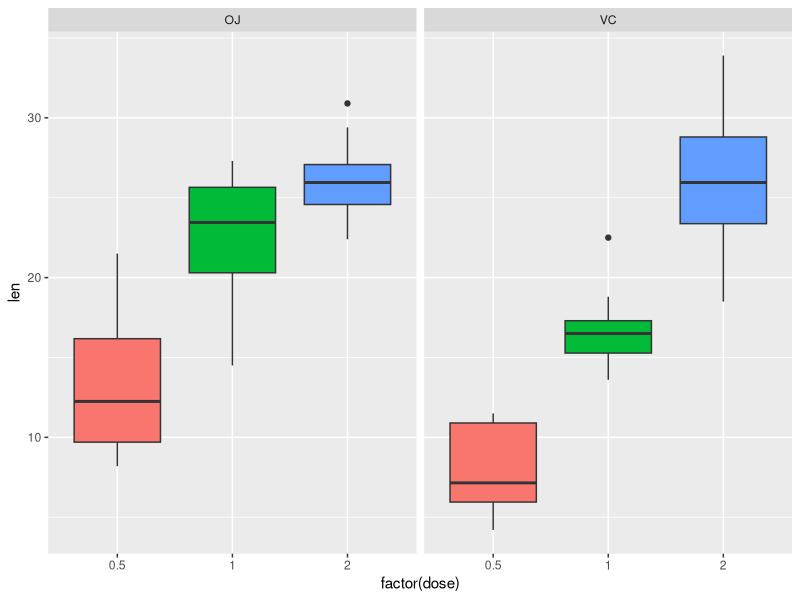

This chart was generated by the following R code: (Note: this script raises an error after producing the figure.)
## ---- chunk 1
library(knitr)
library(ggplot2)
## ---- chunk 2
opts_chunk$set(eval = TRUE)
opts_chunk$set(echo = TRUE)
opts_chunk$set(fig.height = 3.5)
## ---- chunk 3
par(mfrow = c(1,2))
p1 <- ggplot(ToothGrowth, aes(x = factor(dose), y = len, fill = factor(dose))) 
p1 + geom_boxplot() + guides(fill=FALSE) + facet_grid(. ~ supp)

## ---- chunk 4
# split the data up by dosages
d0.5 <- subset(ToothGrowth, dose == 0.5)
d1.0 <- subset(ToothGrowth, dose == 1.0)
d2.0 <- subset(ToothGrowth, dose == 2.0)

# conduct a t-test between supplements
test0.5 <- t.test(len ~ supp, paired = FALSE, var.equal = FALSE, data = d0.5)
test0.5$p.value; test0.5$conf[1]

test1.0 <- t.test(len ~ supp, paired = FALSE, var.equal = FALSE, data = d1.0)
test1.0$p.value; test1.0$conf[1]
## ---- chunk 5
test2.0 <- t.test(len ~ supp, paired = FALSE, var.equal = FALSE, data = d2.0)
test2.0$p.value; test2.0$conf[1]
